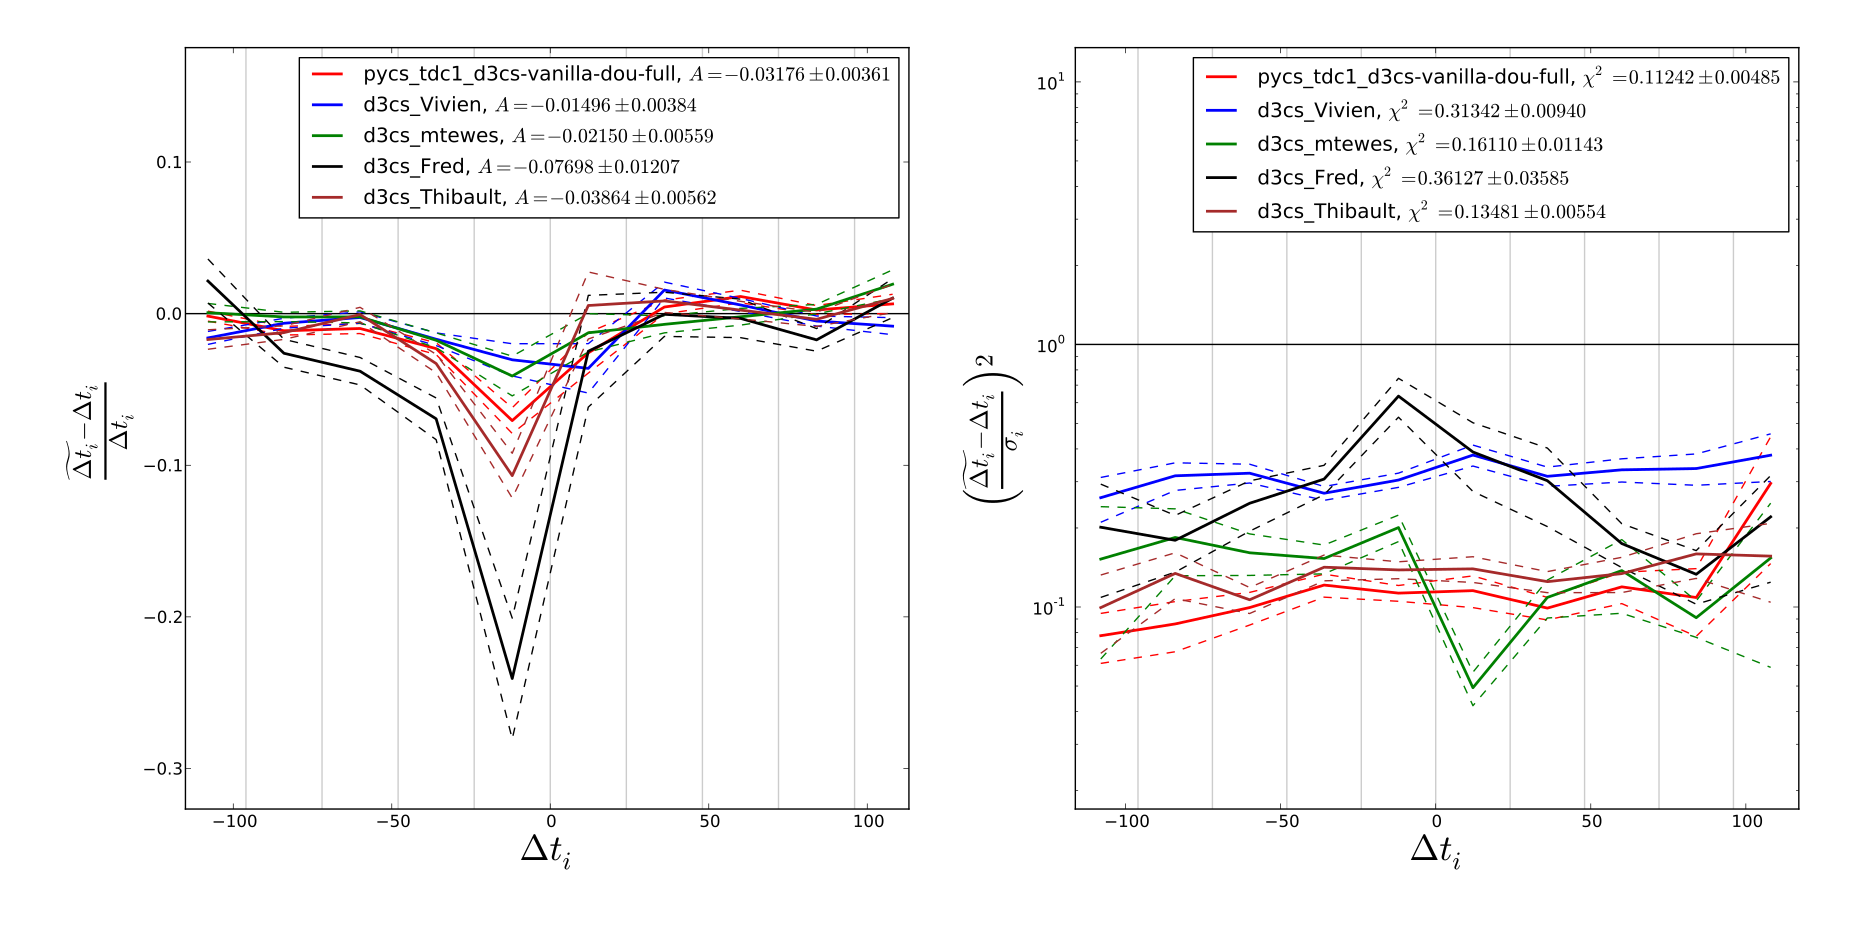

Reproduce this figure in Python.
import pycs
import numpy as np
import matplotlib.pyplot as plt
from scipy.stats import norm



db = pycs.gen.util.readpickle("../db.pkl").values()
db = [item for item in db if item["in_tdc1"] == 1] # No need for the other ones
#db = [item for item in db if abs(item["truetd"]) > 10.0]

#db = [item for item in db if item["rung"] == 0]

colors = ["red", "blue", "green", "black", "brown"]

fig = plt.figure(figsize=(18, 6))
fig.subplots_adjust(bottom=0.15, top=0.95, left=0.1, right=0.97, wspace=0.23)

subnames = ["pycs_tdc1_d3cs-vanilla-dou-full", "d3cs_Vivien","d3cs_mtewes","d3cs_Fred","d3cs_Thibault"]

nbins = 10
binlims = np.linspace(-120, 120, nbins + 1)
bincenters = 0.5*(binlims[1:] + binlims[:-1])

ax1 = fig.add_subplot(121)

ax2 = fig.add_subplot(122)


for subi, subname in enumerate(subnames):
	#seldb = [item for item in db if subname + "_td" in item] # We keep only the entries that have this submission
	
	#seldb = [item for item in db if "pycs_tdc1_d3cs-vanilla-dou-full_td" in item and subname + "_td" in item]
	
	seldb = [item for item in db if subname + "_td" in item and abs(item[subname + "_td"] - item["truetd"]) < 5.0]
	seldb = [item for item in seldb if item.get(subname + "_confidence", 1) <= 2]
	
	
	print subname, len(seldb)

	truetds = np.array([item["truetd"] for item in seldb])
	abstruetds = np.fabs(truetds)
	subtds = np.array([item[subname + "_td"] for item in seldb])
	subtderrs = np.array([item[subname + "_tderr"] for item in seldb])
	
	subtdoffs = subtds - truetds
	chi2terms = (subtdoffs/subtderrs)**2
	aterms = subtdoffs/truetds
	aabsterms = subtdoffs/np.fabs(truetds)
	pterms = subtderrs/np.fabs(truetds)
	
	#print "A", np.mean(aterms), np.std(aterms)/np.sqrt(len(truetds))
	#print "P", np.mean(pterms), np.std(pterms)/np.sqrt(len(truetds))
	#print "Chi2", np.mean(chi2terms), np.std(chi2terms)/np.sqrt(len(truetds))
	#print "a_abs", np.mean(aabsterms)
	
	digitized = np.digitize(truetds, binlims)
	
	# Accuracy

	binvals = [aterms[digitized == bini] for bini in range(1, len(binlims))]
	binstds = map(np.std, binvals)
	binerrs = binstds/np.sqrt(map(len, binvals))
	binmedians = map(np.median, binvals)
	binmeans = map(np.mean, binvals)

	ax1.plot(bincenters, binmeans, ls="-", color=colors[subi], label="%s, $A = %.5f \\pm %.5f$" % (subname, np.mean(aterms), np.std(aterms)/np.sqrt(len(aterms))), lw=2)
	ax1.plot(bincenters, binmeans+binerrs, ls="--", color=colors[subi], lw=1)
	ax1.plot(bincenters, binmeans-binerrs, ls="--", color=colors[subi], lw=1)
	#ax1.plot(truetds, aterms, "o", color=colors[subi], markeredgecolor="none", markeredgewidth=0, markersize=4, alpha=0.1, zorder=-10)
	
	
	# Chi2
	
	binvals = [chi2terms[digitized == bini] for bini in range(1, len(binlims))]
	binstds = map(np.std, binvals)
	binerrs = binstds/np.sqrt(map(len, binvals))
	binmedians = map(np.median, binvals)
	binmeans = map(np.mean, binvals)

	ax2.plot(bincenters, binmeans, ls="-", color=colors[subi], label="%s, $\\chi^2 = %.5f \\pm %.5f$" % (subname, np.mean(chi2terms), np.std(chi2terms)/np.sqrt(len(aterms))), lw=2)
	ax2.plot(bincenters, binmeans+binerrs, ls="--", color=colors[subi], lw=1)
	ax2.plot(bincenters, binmeans-binerrs, ls="--", color=colors[subi], lw=1)
	#ax2.plot(truetds, chi2terms, "o", color=colors[subi], markeredgecolor="none", markeredgewidth=0, markersize=4, alpha=0.1, zorder=-10)

	#plotwidth = (binlims[1] - binlims[0])/4			
	#offset = (-1 + subi) * plotwidth - 0.5*plotwidth
				
	#plt.bar(binlims[:-1] + offset + subi*plotwidth, binmeans, yerr=binstds,

	#plt.bar(bincenters + offset, binmeans, yerr=binerrs,
	#	width=plotwidth, color=colors[subi], ecolor=colors[subi],
	#	error_kw={"capsize":2.5, "capthick":0.5, "markeredgewidth":0.5},
	#	edgecolor=colors[subi], alpha = 0.5, linewidth=0, label="%s" % (subname))
					
	#
	#bla = plt.hist(aterms, log=True, bins=40, range=(-range, range), histtype="step", color=colors[subi], label="%s: $A$ = %.5f" % (subname, a))
	#plt.axvline(a, color = colors[subi], lw=1, ls="--")
	
	#plt.hist(submtdreloffs, bins=75, range=(-range, range), normed=True, histtype="step", label="%s: $\\chi^2$ = %.3f" % (subname, chi2))


for lim in binlims:
	ax1.axvline(lim, color="black", alpha=0.2, zorder = -30)
	ax2.axvline(lim, color="black", alpha=0.2, zorder = -30)

	
ax1.axhline(0.0, color="black", zorder = -30, lw=1)
ax2.axhline(1.0, color="black", zorder = -30, lw=1)

#exit()
#x = np.linspace(-range, range, 1000)
#plt.plot(x, norm.pdf(x, 0.0, 1.0), color="black", label="Standard normal distribution")

#plt.title("All rungs")
ax1.set_xlabel(r"$\Delta t_i$", fontsize=26)
#plt.ylabel(r"$\frac{\widetilde{\Delta t_i} - \Delta t_i}{\sigma_i}$", fontsize=26)
ax1.set_ylabel(r"$\frac{\widetilde{\Delta t_i} - \Delta t_i}{\Delta t_i}$", fontsize=26)

ax2.set_xlabel(r"$\Delta t_i$", fontsize=26)
#plt.ylabel(r"$\frac{\widetilde{\Delta t_i} - \Delta t_i}{\sigma_i}$", fontsize=26)
ax2.set_ylabel(r"$\left(\frac{\widetilde{\Delta t_i} - \Delta t_i}{\sigma_i}\right)^{2}$", fontsize=26)


ax2.set_ylim(1e-2, 1e2)
ax2.set_yscale('log', nonposy='clip')


#plt.xlim(-range, range)
#plt.ylim(-4, 4)
ax1.legend()
ax2.legend()
plt.show()
#plt.savefig("test.pdf")
